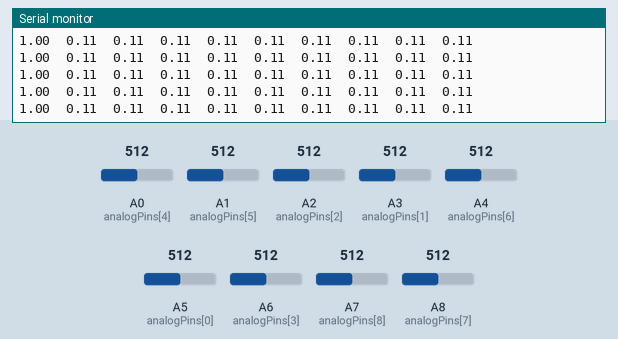
Simulated run of this sketch. Board: Arduino Mega 2560, built with avr-gcc and run on an emulated ATmega2560. Parts: the last lines printed to the serial monitor. The inputs (shaded band) are chosen by the test bench; at power-on: A0 (analogPins[4]) = 512, A1 (analogPins[5]) = 512, A2 (analogPins[2]) = 512, A3 (analogPins[1]) = 512, A4 (analogPins[6]) = 512, A5 (analogPins[0]) = 512, A6 (analogPins[3]) = 512, A7 (analogPins[8]) = 512, A8 (analogPins[7]) = 512.

Above: at 1.2 s.
1.3 s: A0 (analogPins[4]) set to 716
At 1.58 s:
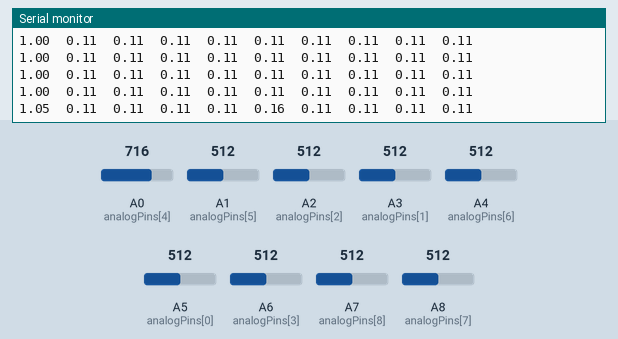
2.8 s: A1 (analogPins[5]) set to 716
At 2.82 s:
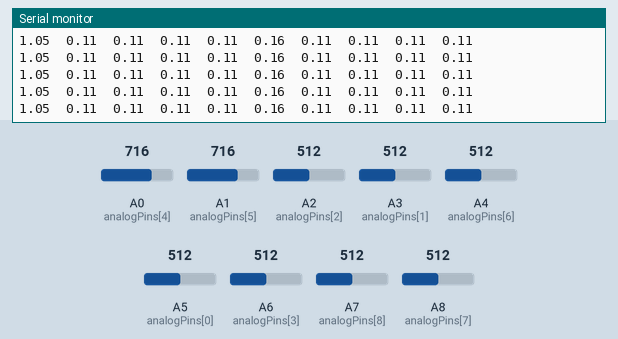
5.8 s: A2 (analogPins[2]) set to 716
At 5.92 s:
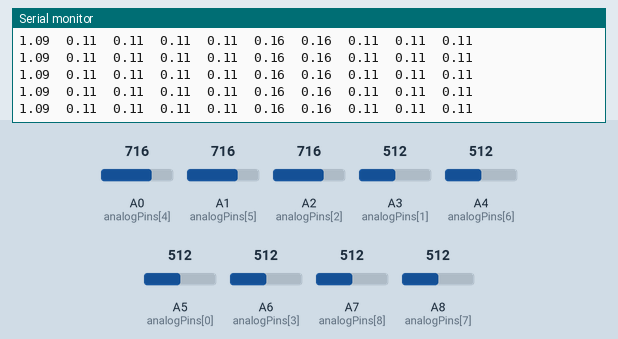
7.3 s: A3 (analogPins[1]) set to 716
At 7.32 s:
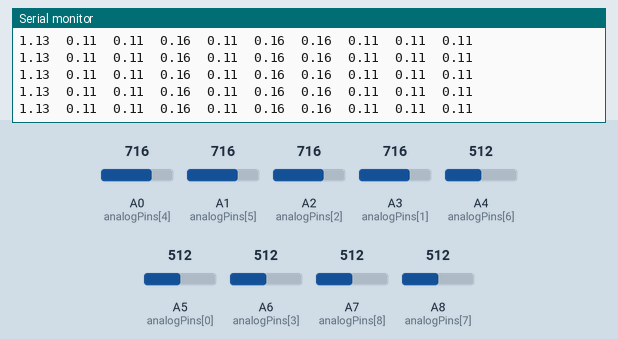
10.3 s: A4 (analogPins[6]) set to 716
At 10.42 s:
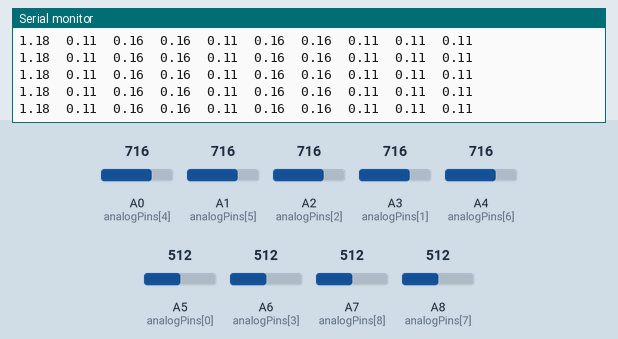
11.8 s: A5 (analogPins[0]) set to 716
At 11.82 s:
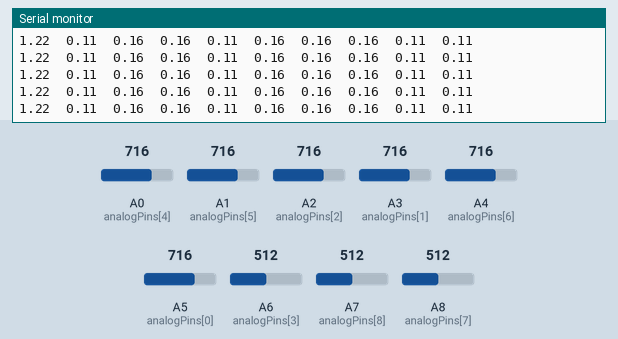
Timing chart, 0 to 14.3 s (numbered marks = the images above; inputs shaded):
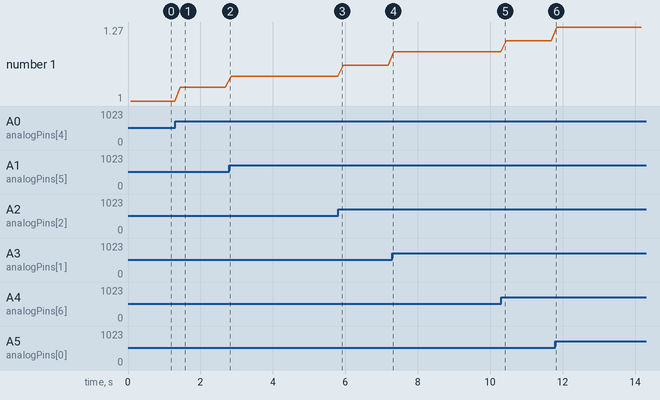

The sketch:

StromMessung9Surfaces.ino
```cpp
/*
  Pin connection                 A0   -   A1  -  A2 -   A3   -   A4   -   A5      -     A6   -  A7  -  A8
  Colors: (lowerside)           black - brown - red - orange - yellow - green, (upper) white - gray - yellow
  Equivalent output: (lowerside) Out5 - Out6  - Out3 - Out2  -  Out7  - Out1, (upper)  Out4 -  Out9 -  Out8
  Equivalent surface: (lowerside) DoLe - DoCe - UpRi - CeRi  -  UpCe -  CeCe, (upper)  DoRi -  UpLe - CeLe
  Connect AREF to 3.3V
  Not connected to Arduino but present in setup: Purple (GNDA - VP), blue (3.3VD), green (GNDD)
*/

// Analog pins that measure voltage
//const int analogPins[9] = {A0, A1, A2, A3, A4, A5, A6, A7, A8};
const int analogPins[9] = {A5, A3, A2, A6, A0, A1, A4, A8, A7}; // In order (Out 1, Out2, ..., Out9)
const float minVoltage = 0.05; // Minimum voltage in volts (50mV)
const float maxVoltage = 3.0;  // Maximum voltage in volts
const float minCurrent = 0.0;  // Minimum current in mA
const float maxCurrent = 5.0;  // Maximum current in mA
int rawData[9];      // Store raw ADC values
float voltages[9];   // Store calculated voltages
float currents[9];   // Store calculated currents
float total_current=0;

void setup() {
  Serial.begin(9600);
  Serial.println("Total	CenCen	CenRig	UpRig	DowRig	DowLef	DowCen	UpCen	CenLef	UpLef"); // Set graph names

  // Set all pins as input
  for (int i = 0; i < 9; i++) {
    pinMode(analogPins[i], INPUT);
  }
}

void loop() {
  total_current=0;

  // Read analog data
  for (int i = 0; i < 9; i++) {
    rawData[i] = analogRead(analogPins[i]);
    voltages[i] = rawData[i] * (maxVoltage / 1023.0); // Convert to voltage

    // Map voltage to current
    if (voltages[i] < minVoltage) {
        currents[i] = minCurrent;
    } else if (voltages[i] > maxVoltage) {
        currents[i] = maxCurrent;
    } else {
        currents[i] = voltages[i] / 13.5; // Convert voltage to current (mA)
    }
    total_current+=currents[i];
  }

  // Send data to Serial Plotter
  Serial.print(total_current);
  Serial.print("\t");
  for (int i = 0; i < 9; i++) {
    Serial.print(currents[i]);
    if (i < 8) Serial.print("\t"); // Separate values with tabs except the last one
  }
  Serial.println(); // New line to indicate end of row

  delay(150); // Delay between readings
}
```

Measured:
- after the input at 1.3 s, the serial monitor: prints a new line after 0.15 s (image 1)
- plotted number 1: 1 → 1.05 after the input at 1.3 s, 1.05 → 1.09 after the input at 2.8 s, 1.09 → 1.13 after the input at 5.8 s, 1.13 → 1.18 after the input at 7.3 s, 1.18 → 1.22 after the input at 10.3 s
